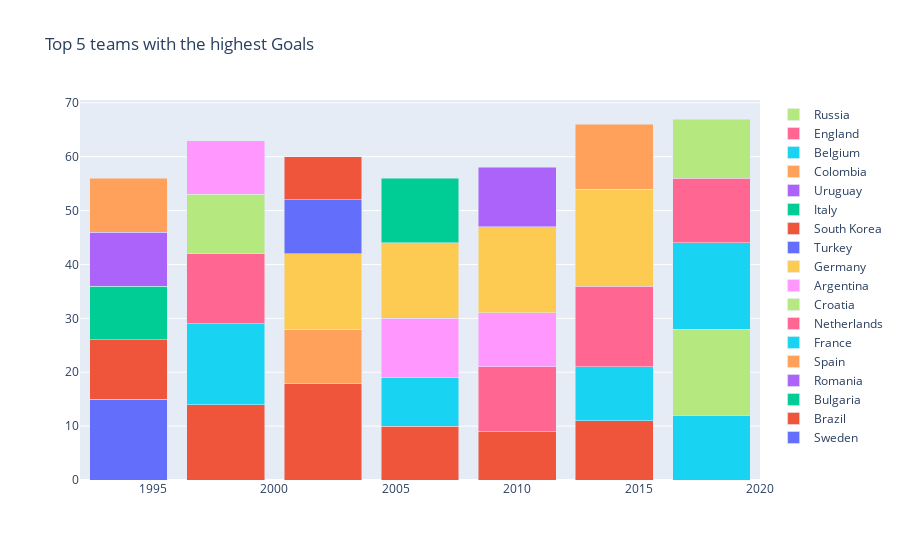

The code cell stored with this chart in its notebook:
### Code cell
data = []
for team in top5_teams['Country'].drop_duplicates().values:
    year= top5_teams[top5_teams['Country']== team]['Year']
    fifa_team_goals=top5_teams[top5_teams['Country']==team]['Goals']
    
    
    data.append(go.Bar(x= year, y= fifa_team_goals, name = team))
layout = go.Layout(barmode='stack', title='Top 5 teams with the highest Goals', showlegend = True)

fig = go.Figure(data = data, layout = layout)
fig.show()

### Figure 1 — Plotly figure (JSON) as saved in the notebook; plotly's stock layout.template omitted (floating-point values rounded to 4 significant figures)
{"data": [{"name": "Sweden", "type": "bar", "x": [1994], "y": [15]}, {"name": "Brazil", "type": "bar", "x": [1994, 1998, 2002, 2006, 2010, 2014], "y": [11, 14, 18, 10, 9, 11]}, {"name": "Bulgaria", "type": "bar", "x": [1994], "y": [10]}, {"name": "Romania", "type": "bar", "x": [1994], "y": [10]}, {"name": "Spain", "type": "bar", "x": [1994, 2002], "y": [10, 10]}, {"name": "France", "type": "bar", "x": [1998, 2006, 2014, 2018], "y": [15, 9, 10, 12]}, {"name": "Netherlands", "type": "bar", "x": [1998, 2010, 2014], "y": [13, 12, 15]}, {"name": "Croatia", "type": "bar", "x": [1998, 2018], "y": [11, 16]}, {"name": "Argentina", "type": "bar", "x": [1998, 2006, 2010], "y": [10, 11, 10]}, {"name": "Germany", "type": "bar", "x": [2002, 2006, 2010, 2014], "y": [14, 14, 16, 18]}, {"name": "Turkey", "type": "bar", "x": [2002], "y": [10]}, {"name": "South Korea", "type": "bar", "x": [2002], "y": [8]}, {"name": "Italy", "type": "bar", "x": [2006], "y": [12]}, {"name": "Uruguay", "type": "bar", "x": [2010], "y": [11]}, {"name": "Colombia", "type": "bar", "x": [2014], "y": [12]}, {"name": "Belgium", "type": "bar", "x": [2018], "y": [16]}, {"name": "England", "type": "bar", "x": [2018], "y": [12]}, {"name": "Russia", "type": "bar", "x": [2018], "y": [11]}], "layout": {"barmode": "stack", "showlegend": true, "title": {"text": "Top 5 teams with the highest Goals"}}}
